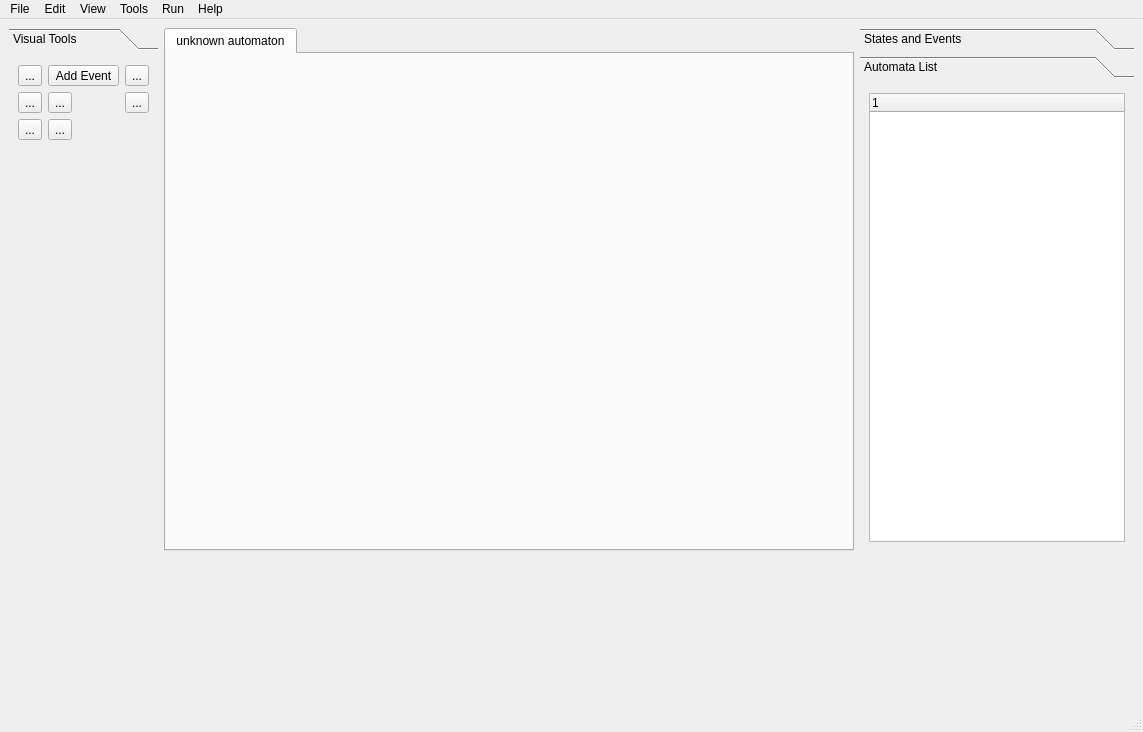
<?xml version="1.0" encoding="UTF-8"?>
<ui version="4.0">
 <class>MainWindow</class>
 <widget class="QMainWindow" name="MainWindow">
  <property name="geometry">
   <rect>
    <x>0</x>
    <y>0</y>
    <width>1143</width>
    <height>732</height>
   </rect>
  </property>
  <property name="sizePolicy">
   <sizepolicy hsizetype="Expanding" vsizetype="Expanding">
    <horstretch>0</horstretch>
    <verstretch>0</verstretch>
   </sizepolicy>
  </property>
  <property name="windowTitle">
   <string>FireDES</string>
  </property>
  <widget class="QWidget" name="centralwidget">
   <property name="sizePolicy">
    <sizepolicy hsizetype="Maximum" vsizetype="Maximum">
     <horstretch>0</horstretch>
     <verstretch>0</verstretch>
    </sizepolicy>
   </property>
   <layout class="QGridLayout" name="gridLayout">
    <item row="0" column="0">
     <widget class="QToolBox" name="visualTools">
      <property name="sizePolicy">
       <sizepolicy hsizetype="Fixed" vsizetype="Minimum">
        <horstretch>0</horstretch>
        <verstretch>0</verstretch>
       </sizepolicy>
      </property>
      <property name="currentIndex">
       <number>0</number>
      </property>
      <widget class="QWidget" name="AutToolCreation">
       <property name="geometry">
        <rect>
         <x>0</x>
         <y>0</y>
         <width>144</width>
         <height>479</height>
        </rect>
       </property>
       <property name="sizePolicy">
        <sizepolicy hsizetype="Expanding" vsizetype="Expanding">
         <horstretch>0</horstretch>
         <verstretch>0</verstretch>
        </sizepolicy>
       </property>
       <attribute name="label">
        <string>Visual Tools</string>
       </attribute>
       <layout class="QGridLayout" name="gridLayout_2">
        <item row="1" column="1">
         <widget class="QToolButton" name="addEvent">
          <property name="toolTip">
           <string>&lt;html&gt;&lt;head/&gt;&lt;body&gt;&lt;p&gt;&lt;img src=&quot;:/icons/alphabet.svg&quot;/&gt;&lt;/p&gt;&lt;/body&gt;&lt;/html&gt;</string>
          </property>
          <property name="whatsThis">
           <string>&lt;html&gt;&lt;head/&gt;&lt;body&gt;&lt;p&gt;&lt;img src=&quot;:/icons/alphabet.svg&quot;/&gt;&lt;/p&gt;&lt;/body&gt;&lt;/html&gt;</string>
          </property>
          <property name="styleSheet">
           <string notr="true">icons/alphabet.svg</string>
          </property>
          <property name="text">
           <string>Add Event</string>
          </property>
          <property name="icon">
           <iconset>
            <normaloff>icons/alphabet.svg</normaloff>icons/alphabet.svg</iconset>
          </property>
          <property name="iconSize">
           <size>
            <width>24</width>
            <height>24</height>
           </size>
          </property>
          <property name="toolButtonStyle">
           <enum>Qt::ToolButtonIconOnly</enum>
          </property>
          <property name="autoRaise">
           <bool>false</bool>
          </property>
         </widget>
        </item>
        <item row="2" column="2">
         <widget class="QToolButton" name="toolButton_5">
          <property name="text">
           <string>...</string>
          </property>
          <property name="icon">
           <iconset>
            <normaloff>icons/transition.svg</normaloff>icons/transition.svg</iconset>
          </property>
          <property name="iconSize">
           <size>
            <width>24</width>
            <height>24</height>
           </size>
          </property>
         </widget>
        </item>
        <item row="3" column="1">
         <widget class="QToolButton" name="toolButton_8">
          <property name="text">
           <string>...</string>
          </property>
          <property name="icon">
           <iconset>
            <normaloff>icons/pointer.svg</normaloff>icons/pointer.svg</iconset>
          </property>
          <property name="iconSize">
           <size>
            <width>24</width>
            <height>24</height>
           </size>
          </property>
         </widget>
        </item>
        <item row="2" column="1">
         <widget class="QToolButton" name="toolButton_4">
          <property name="text">
           <string>...</string>
          </property>
          <property name="icon">
           <iconset>
            <normaloff>icons/final_state.svg</normaloff>icons/final_state.svg</iconset>
          </property>
          <property name="iconSize">
           <size>
            <width>24</width>
            <height>24</height>
           </size>
          </property>
         </widget>
        </item>
        <item row="2" column="0">
         <widget class="QToolButton" name="toolButton_3">
          <property name="text">
           <string>...</string>
          </property>
          <property name="icon">
           <iconset>
            <normaloff>icons/initial_state.svg</normaloff>icons/initial_state.svg</iconset>
          </property>
          <property name="iconSize">
           <size>
            <width>24</width>
            <height>24</height>
           </size>
          </property>
         </widget>
        </item>
        <item row="1" column="0">
         <widget class="QToolButton" name="setupButton">
          <property name="text">
           <string>...</string>
          </property>
          <property name="icon">
           <iconset>
            <normaloff>icons/settings.svg</normaloff>icons/settings.svg</iconset>
          </property>
          <property name="iconSize">
           <size>
            <width>24</width>
            <height>24</height>
           </size>
          </property>
         </widget>
        </item>
        <item row="1" column="2">
         <widget class="QToolButton" name="addState">
          <property name="text">
           <string>...</string>
          </property>
          <property name="icon">
           <iconset>
            <normaloff>icons/state.svg</normaloff>icons/state.svg</iconset>
          </property>
          <property name="iconSize">
           <size>
            <width>24</width>
            <height>24</height>
           </size>
          </property>
         </widget>
        </item>
        <item row="4" column="1">
         <spacer name="verticalSpacer">
          <property name="orientation">
           <enum>Qt::Vertical</enum>
          </property>
          <property name="sizeHint" stdset="0">
           <size>
            <width>20</width>
            <height>40</height>
           </size>
          </property>
         </spacer>
        </item>
        <item row="3" column="0">
         <widget class="QToolButton" name="toolButton_7">
          <property name="text">
           <string>...</string>
          </property>
          <property name="icon">
           <iconset>
            <normaloff>icons/select.svg</normaloff>icons/select.svg</iconset>
          </property>
          <property name="iconSize">
           <size>
            <width>24</width>
            <height>24</height>
           </size>
          </property>
         </widget>
        </item>
       </layout>
      </widget>
     </widget>
    </item>
    <item row="0" column="2">
     <widget class="QToolBox" name="Components">
      <property name="sizePolicy">
       <sizepolicy hsizetype="Fixed" vsizetype="Expanding">
        <horstretch>0</horstretch>
        <verstretch>0</verstretch>
       </sizepolicy>
      </property>
      <property name="currentIndex">
       <number>1</number>
      </property>
      <widget class="QWidget" name="statesAndEvents">
       <property name="geometry">
        <rect>
         <x>0</x>
         <y>0</y>
         <width>268</width>
         <height>405</height>
        </rect>
       </property>
       <property name="sizePolicy">
        <sizepolicy hsizetype="Expanding" vsizetype="Expanding">
         <horstretch>0</horstretch>
         <verstretch>0</verstretch>
        </sizepolicy>
       </property>
       <attribute name="label">
        <string>States and Events</string>
       </attribute>
       <layout class="QVBoxLayout" name="verticalLayout">
        <item>
         <widget class="QTableView" name="tableView"/>
        </item>
       </layout>
      </widget>
      <widget class="QWidget" name="automataList">
       <property name="geometry">
        <rect>
         <x>0</x>
         <y>0</y>
         <width>268</width>
         <height>447</height>
        </rect>
       </property>
       <property name="sizePolicy">
        <sizepolicy hsizetype="Expanding" vsizetype="Expanding">
         <horstretch>0</horstretch>
         <verstretch>0</verstretch>
        </sizepolicy>
       </property>
       <attribute name="label">
        <string>Automata List</string>
       </attribute>
       <layout class="QVBoxLayout" name="verticalLayout_2">
        <item>
         <widget class="QTreeWidget" name="treeWidget">
          <column>
           <property name="text">
            <string notr="true">1</string>
           </property>
          </column>
         </widget>
        </item>
       </layout>
      </widget>
     </widget>
    </item>
    <item row="0" column="1">
     <widget class="QTabWidget" name="tabWidget">
      <property name="minimumSize">
       <size>
        <width>416</width>
        <height>0</height>
       </size>
      </property>
      <widget class="QWidget" name="autUnknown">
       <property name="sizePolicy">
        <sizepolicy hsizetype="Expanding" vsizetype="Expanding">
         <horstretch>0</horstretch>
         <verstretch>0</verstretch>
        </sizepolicy>
       </property>
       <attribute name="title">
        <string>unknown automaton</string>
       </attribute>
       <layout class="QGridLayout" name="gridLayout_3"/>
      </widget>
     </widget>
    </item>
    <item row="1" column="0">
     <spacer name="verticalSpacer_2">
      <property name="orientation">
       <enum>Qt::Vertical</enum>
      </property>
      <property name="sizeType">
       <enum>QSizePolicy::Maximum</enum>
      </property>
      <property name="sizeHint" stdset="0">
       <size>
        <width>20</width>
        <height>150</height>
       </size>
      </property>
     </spacer>
    </item>
   </layout>
  </widget>
  <widget class="QMenuBar" name="menubar">
   <property name="geometry">
    <rect>
     <x>0</x>
     <y>0</y>
     <width>1143</width>
     <height>30</height>
    </rect>
   </property>
   <widget class="QMenu" name="menuFile">
    <property name="title">
     <string>File</string>
    </property>
    <widget class="QMenu" name="menuNew">
     <property name="title">
      <string>New</string>
     </property>
     <addaction name="actionProject"/>
     <addaction name="actionAutomaton"/>
    </widget>
    <addaction name="menuNew"/>
    <addaction name="actionOpen"/>
    <addaction name="separator"/>
    <addaction name="actionSave"/>
    <addaction name="actionSaveAs"/>
    <addaction name="actionExportAs"/>
    <addaction name="separator"/>
    <addaction name="actionQuit"/>
   </widget>
   <widget class="QMenu" name="menuEdit">
    <property name="title">
     <string>Edit</string>
    </property>
    <addaction name="actionProjectAutomata"/>
    <addaction name="actionProjectSettings"/>
   </widget>
   <widget class="QMenu" name="menuView">
    <property name="title">
     <string>View</string>
    </property>
    <addaction name="actionVisualTools"/>
    <addaction name="actionStatesAndEvents"/>
    <addaction name="actionAutomataList"/>
   </widget>
   <widget class="QMenu" name="menuTools">
    <property name="title">
     <string>Tools</string>
    </property>
    <addaction name="actionSetup"/>
    <addaction name="separator"/>
    <addaction name="actionAddEvents"/>
    <addaction name="actionAddState"/>
    <addaction name="actionAddInitialState"/>
    <addaction name="actionAddFinalState"/>
    <addaction name="actionAddTransition"/>
    <addaction name="separator"/>
    <addaction name="actionSetInitialState_2"/>
    <addaction name="actionSetFinalState"/>
    <addaction name="separator"/>
    <addaction name="actionSelect"/>
    <addaction name="actionSelectNone"/>
   </widget>
   <widget class="QMenu" name="menuRun">
    <property name="title">
     <string>Run</string>
    </property>
    <addaction name="actionVerify"/>
    <addaction name="actionRun"/>
    <addaction name="actionCompile"/>
   </widget>
   <widget class="QMenu" name="menuHelp">
    <property name="title">
     <string>Help</string>
    </property>
    <addaction name="actionTutorial"/>
    <addaction name="actionDocumentation"/>
    <addaction name="separator"/>
    <addaction name="actionAboutFireDES"/>
    <addaction name="actionAboutLACSED"/>
   </widget>
   <addaction name="menuFile"/>
   <addaction name="menuEdit"/>
   <addaction name="menuView"/>
   <addaction name="menuTools"/>
   <addaction name="menuRun"/>
   <addaction name="menuHelp"/>
  </widget>
  <widget class="QStatusBar" name="statusbar"/>
  <action name="actionOpen">
   <property name="text">
    <string>Open</string>
   </property>
  </action>
  <action name="actionSave">
   <property name="text">
    <string>Save</string>
   </property>
  </action>
  <action name="actionSaveAs">
   <property name="text">
    <string>Save as</string>
   </property>
  </action>
  <action name="actionExportAs">
   <property name="text">
    <string>Export as</string>
   </property>
  </action>
  <action name="actionQuit">
   <property name="text">
    <string>Quit</string>
   </property>
  </action>
  <action name="actionVisualTools">
   <property name="text">
    <string>Visual Tools</string>
   </property>
  </action>
  <action name="actionStatesAndEvents">
   <property name="text">
    <string>States and Events</string>
   </property>
  </action>
  <action name="actionAutomataList">
   <property name="text">
    <string>Automata list</string>
   </property>
  </action>
  <action name="actionVerify">
   <property name="text">
    <string>Verify</string>
   </property>
  </action>
  <action name="actionRun">
   <property name="text">
    <string>Run</string>
   </property>
  </action>
  <action name="actionCompile">
   <property name="text">
    <string>Compile</string>
   </property>
  </action>
  <action name="actionTutorial">
   <property name="text">
    <string>Tutorial</string>
   </property>
  </action>
  <action name="actionDocumentation">
   <property name="text">
    <string>Documentation</string>
   </property>
  </action>
  <action name="actionAboutFireDES">
   <property name="text">
    <string>About FireDES</string>
   </property>
  </action>
  <action name="actionAboutLACSED">
   <property name="text">
    <string>About LACSED</string>
   </property>
  </action>
  <action name="actionSetup">
   <property name="text">
    <string>Project Setup</string>
   </property>
  </action>
  <action name="actionAddEvents">
   <property name="text">
    <string>Add Events</string>
   </property>
  </action>
  <action name="actionAddState">
   <property name="text">
    <string>Add State</string>
   </property>
  </action>
  <action name="actionAddInitialState">
   <property name="text">
    <string>Add Initial State</string>
   </property>
  </action>
  <action name="actionSetInitialState">
   <property name="text">
    <string>Set Initial State</string>
   </property>
  </action>
  <action name="actionAddFinalState">
   <property name="text">
    <string>Add Final State</string>
   </property>
  </action>
  <action name="actionAddTransition">
   <property name="text">
    <string>Add Transition</string>
   </property>
  </action>
  <action name="actionSetInitialState_2">
   <property name="text">
    <string>Set Initial State</string>
   </property>
  </action>
  <action name="actionSetFinalState">
   <property name="text">
    <string>Set Final State</string>
   </property>
  </action>
  <action name="actionSelect">
   <property name="text">
    <string>Select</string>
   </property>
  </action>
  <action name="actionSelectNone">
   <property name="text">
    <string>Select None</string>
   </property>
  </action>
  <action name="actionProjectAutomata">
   <property name="text">
    <string>Project automata</string>
   </property>
  </action>
  <action name="actionProjectSettings">
   <property name="text">
    <string>Project settings</string>
   </property>
  </action>
  <action name="actionProject">
   <property name="text">
    <string>Project</string>
   </property>
  </action>
  <action name="actionAutomaton">
   <property name="text">
    <string>Automaton</string>
   </property>
  </action>
 </widget>
 <resources>
  <include location="icons.qrc"/>
 </resources>
 <connections/>
</ui>
